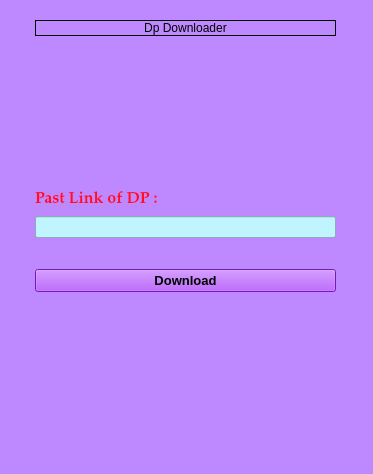
<?xml version="1.0" encoding="UTF-8"?>
<ui version="4.0">
 <class>DisplayProfile</class>
 <widget class="QWidget" name="DisplayProfile">
  <property name="enabled">
   <bool>true</bool>
  </property>
  <property name="geometry">
   <rect>
    <x>0</x>
    <y>0</y>
    <width>373</width>
    <height>474</height>
   </rect>
  </property>
  <property name="windowTitle">
   <string>Dp Download</string>
  </property>
  <property name="autoFillBackground">
   <bool>true</bool>
  </property>
  <property name="styleSheet">
   <string notr="true">background-color: rgb(190, 137, 255);
border-color: rgb(255, 14, 26);</string>
  </property>
  <widget class="QWidget" name="horizontalLayoutWidget">
   <property name="geometry">
    <rect>
     <x>10</x>
     <y>20</y>
     <width>351</width>
     <height>421</height>
    </rect>
   </property>
   <layout class="QHBoxLayout" name="horizontalLayout">
    <property name="sizeConstraint">
     <enum>QLayout::SetMaximumSize</enum>
    </property>
    <item>
     <spacer name="horizontalSpacer">
      <property name="orientation">
       <enum>Qt::Horizontal</enum>
      </property>
      <property name="sizeType">
       <enum>QSizePolicy::Fixed</enum>
      </property>
      <property name="sizeHint" stdset="0">
       <size>
        <width>25</width>
        <height>20</height>
       </size>
      </property>
     </spacer>
    </item>
    <item>
     <layout class="QVBoxLayout" name="verticalLayoutDP">
      <property name="sizeConstraint">
       <enum>QLayout::SetMaximumSize</enum>
      </property>
      <property name="bottomMargin">
       <number>0</number>
      </property>
      <item>
       <widget class="QLabel" name="Top_Label">
        <property name="styleSheet">
         <string notr="true">color: rgb(0, 0, 0);
font: 75 24pt &quot;MS Shell Dlg 2&quot;;
</string>
        </property>
        <property name="frameShape">
         <enum>QFrame::Box</enum>
        </property>
        <property name="text">
         <string>Dp Downloader</string>
        </property>
        <property name="alignment">
         <set>Qt::AlignCenter</set>
        </property>
       </widget>
      </item>
      <item>
       <spacer name="verticalSpacer">
        <property name="orientation">
         <enum>Qt::Vertical</enum>
        </property>
        <property name="sizeHint" stdset="0">
         <size>
          <width>20</width>
          <height>40</height>
         </size>
        </property>
       </spacer>
      </item>
      <item>
       <widget class="QLabel" name="input_link_label">
        <property name="font">
         <font>
          <family>Palatino Linotype</family>
          <pointsize>12</pointsize>
          <weight>75</weight>
          <bold>true</bold>
         </font>
        </property>
        <property name="styleSheet">
         <string notr="true">color: rgb(255, 15, 39);</string>
        </property>
        <property name="text">
         <string>Past Link of DP :</string>
        </property>
        <property name="textFormat">
         <enum>Qt::RichText</enum>
        </property>
       </widget>
      </item>
      <item>
       <widget class="QLineEdit" name="lineEdit">
        <property name="styleSheet">
         <string notr="true">background-color: rgb(192, 244, 255);
font: 10pt &quot;Javanese Text&quot;;
border-color: rgb(119, 255, 128);</string>
        </property>
        <property name="inputMethodHints">
         <set>Qt::ImhNone</set>
        </property>
        <property name="inputMask">
         <string/>
        </property>
        <property name="text">
         <string/>
        </property>
       </widget>
      </item>
      <item>
       <spacer name="verticalSpacer_2">
        <property name="orientation">
         <enum>Qt::Vertical</enum>
        </property>
        <property name="sizeType">
         <enum>QSizePolicy::Fixed</enum>
        </property>
        <property name="sizeHint" stdset="0">
         <size>
          <width>20</width>
          <height>25</height>
         </size>
        </property>
       </spacer>
      </item>
      <item>
       <widget class="QPushButton" name="ok_button">
        <property name="font">
         <font>
          <family>Nirmala UI</family>
          <pointsize>10</pointsize>
          <weight>75</weight>
          <bold>true</bold>
         </font>
        </property>
        <property name="mouseTracking">
         <bool>false</bool>
        </property>
        <property name="autoFillBackground">
         <bool>false</bool>
        </property>
        <property name="styleSheet">
         <string notr="true">background-color: rgb(164, 37, 255);
border-color: rgb(16, 16, 255);</string>
        </property>
        <property name="text">
         <string>Download</string>
        </property>
       </widget>
      </item>
      <item>
       <spacer name="verticalSpacer_3">
        <property name="orientation">
         <enum>Qt::Vertical</enum>
        </property>
        <property name="sizeHint" stdset="0">
         <size>
          <width>20</width>
          <height>40</height>
         </size>
        </property>
       </spacer>
      </item>
     </layout>
    </item>
    <item>
     <spacer name="horizontalSpacer_2">
      <property name="orientation">
       <enum>Qt::Horizontal</enum>
      </property>
      <property name="sizeType">
       <enum>QSizePolicy::Fixed</enum>
      </property>
      <property name="sizeHint" stdset="0">
       <size>
        <width>25</width>
        <height>20</height>
       </size>
      </property>
     </spacer>
    </item>
   </layout>
  </widget>
 </widget>
 <resources/>
 <connections/>
</ui>
